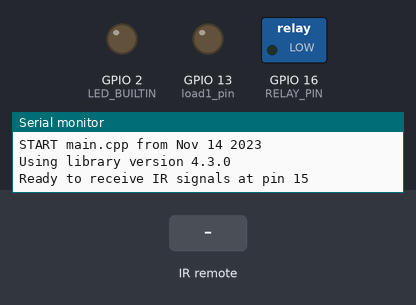
A program run on a simulated ESP32. Parts: switched loads named in the program (green lamp = pin HIGH), output pins drawn as LEDs (lit = HIGH), the last lines printed to the serial monitor. Inputs (shaded band) come from the test bench. EEPROM starts erased.

Above: at 1.2 s.
1.3 s: infrared code 0x45 received
At 1.8 s:
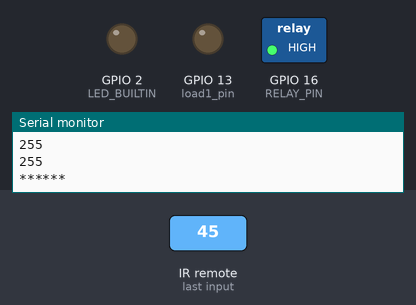
2.8 s: infrared code 0x46 received
At 4.0 s:
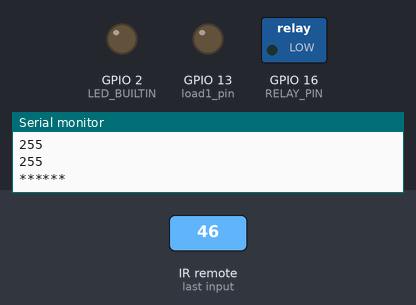
4.3 s: infrared code 0x47 received
At 5.3 s:
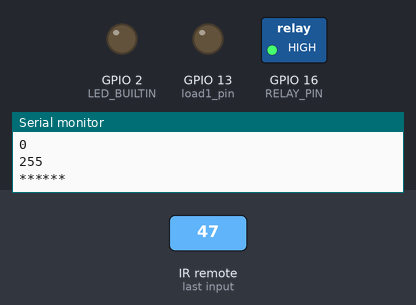
Timing chart, 0 to 7.3 s (numbered marks = the images above; inputs shaded):
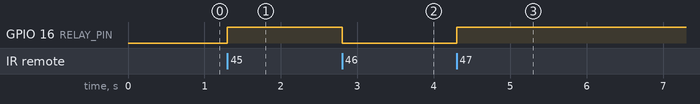

The program:

main.cpp
```cpp
#include <Arduino.h>
#include <EEPROM.h>
/*
 * Define macros for input and output pin etc.
 */
#include "PinDefinitionsAndMore.h"

#include <IRremote.h>

#if defined(APPLICATION_PIN)
#define RELAY_PIN APPLICATION_PIN
#else
#define RELAY_PIN 5
#endif
#define EEPROM_SIZE 4
uint8_t load1_pin = 13, load2_pin = 13, load3_pin = 13, load4_pin = 13;
uint8_t load1 = 0, load2 = 0, load3 = 0, load4 = 0;
int cmd=0x0;
void setup()
{
    pinMode(LED_BUILTIN, OUTPUT);
    pinMode(RELAY_PIN, OUTPUT);
    pinMode(load1_pin, OUTPUT);
    pinMode(load2_pin, OUTPUT);
    pinMode(load3_pin, OUTPUT);
    pinMode(load4_pin, OUTPUT);

    Serial.begin(115200);

#if defined(__AVR_ATmega32U4__) || defined(SERIAL_USB) || defined(SERIAL_PORT_USBVIRTUAL) || defined(ARDUINO_attiny3217)
    delay(4000); // To be able to connect Serial monitor after reset or power up and before first print out. Do not wait for an attached Serial Monitor!
#endif
    // Just to know which program is running on my Arduino
    Serial.println(F("START " __FILE__ " from " __DATE__ "\r\nUsing library version " VERSION_IRREMOTE));

    IrReceiver.begin(IR_RECEIVE_PIN, ENABLE_LED_FEEDBACK); // Start the receiver, enable feedback LED, take LED feedback pin from the internal boards definition

    Serial.print(F("Ready to receive IR signals at pin "));
    Serial.println(IR_RECEIVE_PIN);
    EEPROM.begin(EEPROM_SIZE);
    load1 = EEPROM.read(0);
    load2 = EEPROM.read(1);
    load3 = EEPROM.read(2);
    load4 = EEPROM.read(3);
}

int on = 0;
unsigned long last = millis();

void loop()
{
    if (IrReceiver.decode())
    {
        // If it's been at least 1/4 second since the last
        // IR received, toggle the relay
        if (millis() - last > 250)
        {
            on = !on;
            Serial.print(F("Switch relay "));
            if (on)
            {
                digitalWrite(RELAY_PIN, HIGH);
                Serial.println(F("on"));
            }
            else
            {
                digitalWrite(RELAY_PIN, LOW);
                Serial.println(F("off"));
            }
            IrReceiver.printIRResultShort(&Serial);
            Serial.println();
            if (IrReceiver.decodedIRData.protocol != NEC)
            {
                // We have an unknown protocol, print more info
                IrReceiver.printIRResultRawFormatted(&Serial, true);
            }
            else
            {
                cmd=IrReceiver.decodedIRData.command;
                if (cmd == 0x45)
                {
                    load1 = !load1;
                    EEPROM.write(0, load1);
                    EEPROM.commit();
                }
                if (cmd == 0x46)
                {
                    load2 = !load2;
                    EEPROM.write(1, load2);
                    EEPROM.commit();
                }
                if (cmd == 0x47)
                {
                    load3 = !load3;
                    EEPROM.write(2, load3);
                    EEPROM.commit();
                }
                if (cmd == 0x44)
                {
                    load4 = !load4;
                    EEPROM.write(3, load4);
                    EEPROM.commit();
                }
                Serial.println("******");
                for (int i=0;i<4;i++){
                    Serial.println(EEPROM.read(i));
                }
                Serial.println("******");

            }
        }
        last = millis();
        IrReceiver.resume(); // Enable receiving of the next value
    }
}
//  45,46,47
//  44,40,43
//  7, 15, 9
//  16,19, D
//    18
//  8,1C,5A
//    52
```

PinDefinitionsAndMore.h
```cpp
// (licence header left out)
/*
 * Pin mapping table for different platforms
 *
 * Platform     IR input    IR output   Tone
 * -----------------------------------------
 * DEFAULT/AVR  2           3           4
 * ATtinyX5     0           4           3
 * ATtiny167    9           8           5 // Digispark pro number schema
 * ATtiny167    3           2           7
 * ATtiny3217   10          11          3 // TinyCore schema
 * ATtiny1604   2           PA5/3       %
 * SAMD21       3           4           5
 * ESP8266      14 // D5    12 // D6    %
 * ESP32        15          4           %
 * BluePill     PA6         PA7         PA3
 * APOLLO3      11          12          5
 */
//#define IRMP_MEASURE_TIMING // For debugging purposes.
//
#if defined(ESP8266)
#define FEEDBACK_LED_IS_ACTIVE_LOW // The LED on my board is active LOW
#define IR_RECEIVE_PIN          14 // D5
#define IR_RECEIVE_PIN_STRING   "D5"
#define IR_SEND_PIN             12 // D6 - D4/pin 2 is internal LED
#define IR_SEND_PIN_STRING      "D6"
#define tone(a,b,c) void()      // tone() inhibits receive timer
#define noTone(a) void()
#define TONE_PIN                42 // Dummy for examples using it
#define IR_TIMING_TEST_PIN      13 // D7
#define APPLICATION_PIN         0 // D3

#elif defined(ESP32)
#define IR_RECEIVE_PIN          15  // D15
#define IR_SEND_PIN              4  // D4
#define tone(a,b,c) void()      // no tone() available on ESP32
#define noTone(a) void()
#define TONE_PIN                42 // Dummy for examples using it
#define APPLICATION_PIN         16 // RX2 pin

#elif defined(ARDUINO_ARCH_STM32) || defined(ARDUINO_ARCH_STM32F1)
// BluePill in 2 flavors
// Timer 3 of IRMP blocks PA6, PA7, PB0, PB1 for use by Servo or tone()
#define IR_RECEIVE_PIN          PA6
#define IR_RECEIVE_PIN_STRING   "PA6"
#define IR_SEND_PIN             PA7
#define IR_SEND_PIN_STRING      "PA7"
#define TONE_PIN                PA3
#define IR_TIMING_TEST_PIN      PA5
#define APPLICATION_PIN         PA2

#elif defined(__AVR_ATtiny25__) || defined(__AVR_ATtiny45__) || defined(__AVR_ATtiny85__)
#include "ATtinySerialOut.h" // Available as Arduino library. saves 370 bytes program space and 38 bytes RAM for digistump core
#define IR_RECEIVE_PIN  0
#define IR_SEND_PIN     4 // Pin 2 is serial output with ATtinySerialOut. Pin 1 is internal LED and Pin3 is USB+ with pullup on Digispark board.
#define TONE_PIN        3
#define IR_TIMING_TEST_PIN 3

#elif defined(__AVR_ATtiny87__) || defined(__AVR_ATtiny167__)
#include "ATtinySerialOut.h"
// For ATtiny167 Pins PB6 and PA3 are usable as interrupt source.
#  if defined(ARDUINO_AVR_DIGISPARKPRO)
#define IR_RECEIVE_PIN   9 // PA3 - on Digispark board labeled as pin 9
//#define IR_RECEIVE_PIN  14 // PB6 / INT0 is connected to USB+ on DigisparkPro boards
#define IR_SEND_PIN      8 // PA2 - on Digispark board labeled as pin 8
#define TONE_PIN         5 // PA7
#define IR_TIMING_TEST_PIN 10 // PA4
#  else
#define IR_RECEIVE_PIN  3
#define IR_SEND_PIN     2
#define TONE_PIN        7
#  endif

#elif defined(__AVR_ATtiny88__) // MH-ET Tiny88 board
#include "ATtinySerialOut.h" // Available as Arduino library. Saves 128 bytes program space
// Pin 6 is TX pin 7 is RX
#define IR_RECEIVE_PIN   3 // INT1
#define IR_SEND_PIN      4
#define TONE_PIN         9
#define IR_TIMING_TEST_PIN 8

#elif defined(__AVR_ATtiny3217__)
#define IR_RECEIVE_PIN  10
#define IR_SEND_PIN     11
#define TONE_PIN         3
#define APPLICATION_PIN  5

#elif defined(__AVR_ATtiny1604__)
#define IR_RECEIVE_PIN   2 // To be compatible with interrupt example, pin 2 is chosen here.
#define IR_SEND_PIN      3
#define APPLICATION_PIN  5
#define TONE_PIN        42 // Dummy for examples using it
#define tone(a,b,c) void() // tone() uses the same vector as receive timer
#define noTone(a) void()

#  elif defined(__AVR_ATmega1284__) || defined(__AVR_ATmega1284P__) \
|| defined(__AVR_ATmega644__) || defined(__AVR_ATmega644P__) \
|| defined(__AVR_ATmega324P__) || defined(__AVR_ATmega324A__) \
|| defined(__AVR_ATmega324PA__) || defined(__AVR_ATmega164A__) \
|| defined(__AVR_ATmega164P__) || defined(__AVR_ATmega32__) \
|| defined(__AVR_ATmega16__) || defined(__AVR_ATmega8535__) \
|| defined(__AVR_ATmega64__) || defined(__AVR_ATmega128__) \
|| defined(__AVR_ATmega1281__) || defined(__AVR_ATmega2561__) \
|| defined(__AVR_ATmega8515__) || defined(__AVR_ATmega162__)
#define IR_RECEIVE_PIN      2
#define IR_SEND_PIN        13
#define TONE_PIN            4
#define APPLICATION_PIN     5
#define ALTERNATIVE_IR_FEEDBACK_LED_PIN 6 // E.g. used for examples which use LED_BUILDIN for example output.
#define IR_TIMING_TEST_PIN  7

#elif defined(ARDUINO_ARCH_APOLLO3)
#define IR_RECEIVE_PIN  11
#define IR_SEND_PIN     12
#define TONE_PIN         5

#elif defined(ARDUINO_ARCH_MBED) // Arduino Nano 33 BLE
#define IR_RECEIVE_PIN      2
#define IR_SEND_PIN         3
#define TONE_PIN            4
#define APPLICATION_PIN     5
#define ALTERNATIVE_IR_FEEDBACK_LED_PIN 6 // E.g. used for examples which use LED_BUILDIN for example output.
#define IR_TIMING_TEST_PIN  7

#elif defined(TEENSYDUINO)
#define IR_RECEIVE_PIN      2
#define IR_SEND_PIN         3
#define TONE_PIN            4
#define APPLICATION_PIN     5
#define ALTERNATIVE_IR_FEEDBACK_LED_PIN 6 // E.g. used for examples which use LED_BUILDIN for example output.
#define IR_TIMING_TEST_PIN  7

#elif defined(__AVR__)
#define IR_RECEIVE_PIN      2 // To be compatible with interrupt example, pin 2 is chosen here.
#define IR_SEND_PIN         3
#define TONE_PIN            4
#define APPLICATION_PIN     5
#define ALTERNATIVE_IR_FEEDBACK_LED_PIN 6 // E.g. used for examples which use LED_BUILDIN for example output.
#define IR_TIMING_TEST_PIN  7

#elif defined(ARDUINO_ARCH_SAMD) || defined(ARDUINO_ARCH_SAM)
#define IR_RECEIVE_PIN      2
#define IR_SEND_PIN         3
#define TONE_PIN            4
#define APPLICATION_PIN     5
#define ALTERNATIVE_IR_FEEDBACK_LED_PIN 6 // E.g. used for examples which use LED_BUILDIN for example output.
#define IR_TIMING_TEST_PIN  7

// On the Zero and others we switch explicitly to SerialUSB
#define Serial SerialUSB

// Definitions for the Chinese SAMD21 M0-Mini clone, which has no led connected to D13/PA17.
// Attention!!! D2 and D4 are switched on these boards!!!
// If you connect the LED, it is on pin 24/PB11. In this case activate the next two lines.
//#undef LED_BUILTIN
//#define LED_BUILTIN 24 // PB11
// As an alternative you can choose pin 25, it is the RX-LED pin (PB03), but active low.In this case activate the next 3 lines.
//#undef LED_BUILTIN
//#define LED_BUILTIN 25 // PB03
//#define FEEDBACK_LED_IS_ACTIVE_LOW // The RX LED on the M0-Mini is active LOW

#else
#warning Board / CPU is not detected using pre-processor symbols -> using default values, which may not fit. Please extend PinDefinitionsAndMore.h.
// Default valued for unidentified boards
#define IR_RECEIVE_PIN      2
#define IR_SEND_PIN         3
#define TONE_PIN            4
#define APPLICATION_PIN     5
#define ALTERNATIVE_IR_FEEDBACK_LED_PIN 6 // E.g. used for examples which use LED_BUILDIN for example output.
#define IR_TIMING_TEST_PIN  7
#endif // defined(ESP8266)

#if !defined (FLASHEND)
#define FLASHEND 0xFFFF // Dummy value for platforms where FLASHEND is not defined
#endif
/*
 * Helper macro for getting a macro definition as string
 */
#define STR_HELPER(x) #x
#define STR(x) STR_HELPER(x)
```

Measured:
- after the input at 1.3 s, GPIO 16 (RELAY_PIN): LOW → HIGH at once
- after the input at 2.8 s, GPIO 16 (RELAY_PIN): HIGH → LOW at once
- after the input at 4.3 s, GPIO 16 (RELAY_PIN): LOW → HIGH at once
